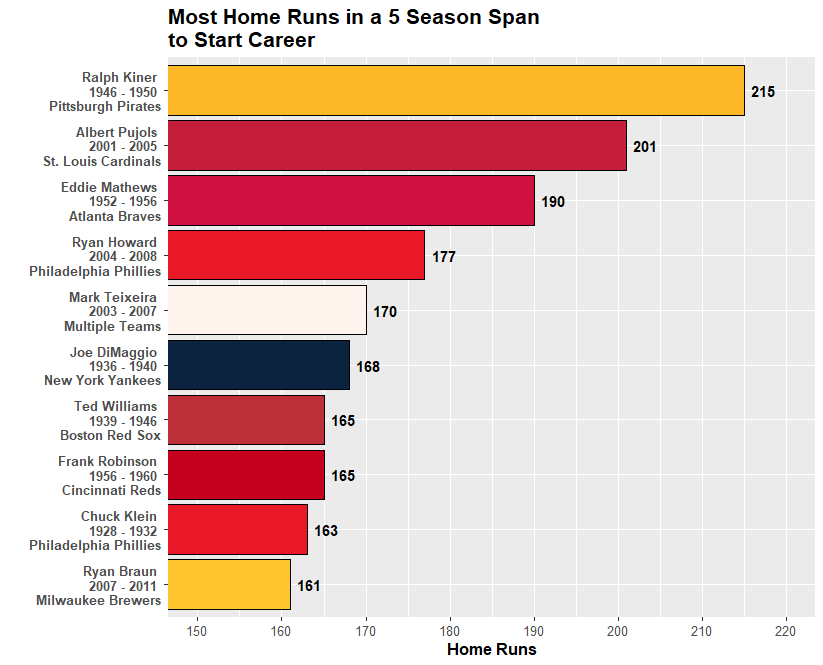

The script that drew this image:
#Set working directory

setwd("C:/Users/daily/Desktop/Repositories/MiscVisuals/Website Visualizations/Most X in Span to Start Career/MLB")

#Loading necessary libraries

library(sqldf)
library(tidyverse)
library(zoo)
library(data.table)
library(Lahman)

#Get data from Lahman Database

data <- sqldf('SELECT People.playerID, Batting.yearID, People.nameFirst, People.nameLast,
GROUP_CONCAT(TeamsFranchises.franchName) AS Teams, TeamsFranchises.franchID, SUM(Batting.HR) AS HR
                    FROM People
                    INNER JOIN Batting
                    ON People.playerID = Batting.PlayerID
                    INNER JOIN Teams
                    ON Batting.teamID = Teams.teamID
                    AND Batting.yearID = Teams.yearID
                    INNER JOIN TeamsFranchises
                    ON Teams.franchID = TeamsFranchises.franchID
                    GROUP BY Batting.playerID, Batting.yearID
                    ORDER BY SUM(Batting.HR) DESC')

#Calculate the totals and find the season the span started

data <- data %>%
  arrange(playerID, yearID) %>%
  group_by(playerID) %>%
  mutate(HR_Total = rollapply(HR, width = 5, FUN = sum, align = "left",partial = TRUE)) %>%
  mutate(firstYear = lead(yearID, 1)) %>%
  mutate(secondYear = lead(yearID,2)) %>%
  mutate(thirdYear = lead(yearID,3)) %>%
  mutate(fourthYear = lead(yearID,4)) %>%
  mutate(Range = fourthYear - yearID) %>%
  mutate(firstYearTeam = lead(Teams,1)) %>%
  mutate(secondYearTeam = lead(Teams,2)) %>%
  mutate(thirdYearTeam = lead(Teams,3)) %>%
  mutate(fourthYearTeam = lead(Teams,4)) %>%
  mutate(OneFranchise = ifelse(Teams == firstYearTeam & Teams == secondYearTeam & Teams == thirdYearTeam & Teams == fourthYearTeam, "Yes", "No")) %>%
  ungroup()

#Choose only the columns needed for visual

display_data <- sqldf('SELECT MIN(yearID) AS MIN,
      fourthYear AS MAX,
      Range,
      playerID,
      nameFirst,
      nameLast,
      Teams,
      HR_Total,
      OneFranchise
      FROM data
      GROUP BY playerID
      ORDER BY HR_Total DESC')


#Limit to top 10 spots

top_data <- display_data %>%
  mutate(Rank = rank(-HR_Total, ties.method = "min")) %>%
  filter(Rank <= 10)

#Create Team Name for Players with More Than 1 Franchise

top_data <- top_data %>%
  mutate(DisplayFranchises = ifelse(OneFranchise == "No", "Multiple Teams", Teams))

#Combine columns for display

top_data <- top_data %>%
  mutate(chart_label = paste(nameFirst,nameLast, "\n", MIN, "-", MAX, "\n",DisplayFranchises))

#Team Colors for display

fill_color <- c("Arizona Diamondbacks" = "#5F259F",
                "Atlanta Braves" = "#CE1141",
                "Baltimore Orioles" = "#DF4601",
                "Boston Red Sox" = "#BD3039",
                "Chicago Cubs" = "#0E3386",
                "Chicago White Sox" = "#27251F",
                "Cincinnati Reds" = "#C6011F",
                "Cleveland Indians" = "#E31937",
                "Colorado Rockies" = "#33006F;",
                "Detroit Tigers" = "#FA4616",
                "Houston Astros" = "#EB6E1F",
                "Kansas City Royals" = "#004687",
                "Los Angeles Angels" = "#BA0021",
                "Los Angeles Dodgers" = "#005A9C",
                "Miami Marlins" = "#00A3E0",
                "Milwaukee Brewers" = "#FFC52F",
                "Minnesota Twins" = "#002B5C",
                "New York Mets" = "#FF5910",
                "New York Yankees" = "#0C2340",
                "Oakland Athletics" = "#003831",
                "Philadelphia Phillies" = "#E81828",
                "Pittsburgh Pirates" = "#FDB827",
                "St. Louis Cardinals" = "#C41E3A",
                "San Diego Padres" = "#2F241D",
                "San Francisco Giants" = "#FD5A1E",
                "Seattle Mariners" = "#005C5C",
                "Tampa Bay Rays" = "#8FBCE6",
                "Texas Rangers" = "#C0111F",
                "Toronto Blue Jays" = "#134A8E",
                "Washington Nationals" = "#AB0003",
                "Multiple Teams" = "seashell")

#Create visual

#Create visual

top_data %>%
  ggplot(aes(x = reorder(chart_label, HR_Total), y = HR_Total, fill = DisplayFranchises)) +
  geom_bar(stat = "identity", color = "black") +
  geom_text(aes(label = HR_Total), fontface = "bold", hjust = -0.3) +
  coord_flip(ylim = c(80, 120)) +
  scale_y_continuous(breaks = seq(80, 120, 5)) +
  scale_fill_manual(values = fill_color) +
  theme(plot.title = element_text(size = 16, face = "bold"),
        plot.subtitle = element_text(size = 12),
        axis.title.x = element_text(size = 12, face = "bold"),
        axis.text.x = element_text(size = 10),
        axis.text.y = element_text(size = 10, face ="bold"),
        legend.position = "none") +
  labs(title = "Most Home Runs in a 3 Season Span \nto Start Career",
       x = "",
       y = "Home Runs")

top_data %>%
  ggplot(aes(x = reorder(chart_label, HR_Total), y = HR_Total, fill = DisplayFranchises)) +
  geom_bar(stat = "identity", color = "black") +
  geom_text(aes(label = HR_Total), fontface = "bold", hjust = -0.3) +
  coord_flip(ylim = c(150, 220)) +
  scale_y_continuous(breaks = seq(150, 220, 10)) +
  scale_fill_manual(values = fill_color) +
  theme(plot.title = element_text(size = 16, face = "bold"),
        plot.subtitle = element_text(size = 12),
        axis.title.x = element_text(size = 12, face = "bold"),
        axis.text.x = element_text(size = 10),
        axis.text.y = element_text(size = 10, face ="bold"),
        legend.position = "none") +
  labs(title = "Most Home Runs in a 5 Season Span \nto Start Career",
       x = "",
       y = "Home Runs")
